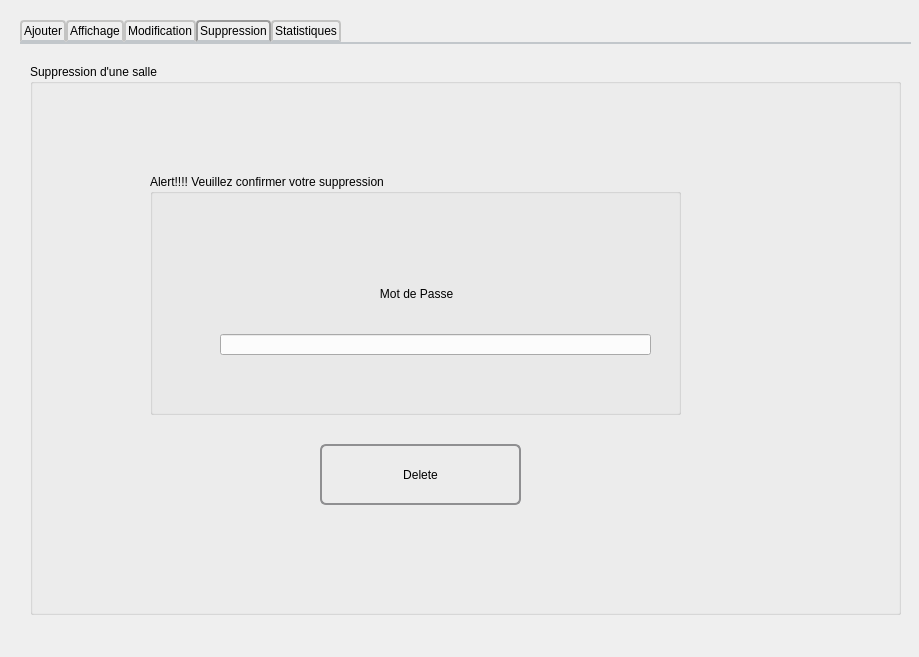
<?xml version="1.0" encoding="UTF-8"?>
<ui version="4.0">
 <class>Dialog</class>
 <widget class="QDialog" name="Dialog">
  <property name="geometry">
   <rect>
    <x>0</x>
    <y>0</y>
    <width>919</width>
    <height>657</height>
   </rect>
  </property>
  <property name="windowTitle">
   <string>Dialog</string>
  </property>
  <widget class="QTabWidget" name="tabWidget">
   <property name="geometry">
    <rect>
     <x>20</x>
     <y>20</y>
     <width>891</width>
     <height>621</height>
    </rect>
   </property>
   <property name="styleSheet">
    <string notr="true">QTabWidget::pane { /* The tab widget frame */
    border-top: 2px solid #C2C7CB;
    position: absolute;
    top: -0.5em;
}

QTabWidget::tab-bar {
    alignment: center;
}

/* Style the tab using the tab sub-control. Note that
    it reads QTabBar _not_ QTabWidget */
QTabBar::tab {
    background: qlineargradient(x1: 0, y1: 0, x2: 0, y2: 1,
                                stop: 0 #E1E1E1, stop: 0.4 #DDDDDD,
                                stop: 0.5 #D8D8D8, stop: 1.0 #D3D3D3);
    border: 2px solid #C4C4C3;
    border-bottom-color: #C2C7CB; /* same as the pane color */
    border-top-left-radius: 4px;
    border-top-right-radius: 4px;
    min-width: 8ex;
    padding: 2px;
}

QTabBar::tab:selected, QTabBar::tab:hover {
    background: qlineargradient(x1: 0, y1: 0, x2: 0, y2: 1,
                                stop: 0 #fafafa, stop: 0.4 #f4f4f4,
                                stop: 0.5 #e7e7e7, stop: 1.0 #fafafa);
}

QTabBar::tab:selected {
    border-color: #9B9B9B;
    border-bottom-color: #C2C7CB; /* same as pane color */
}</string>
   </property>
   <property name="currentIndex">
    <number>3</number>
   </property>
   <property name="movable">
    <bool>false</bool>
   </property>
   <widget class="QWidget" name="tab">
    <attribute name="title">
     <string>Ajouter</string>
    </attribute>
    <widget class="QGroupBox" name="groupBox_2">
     <property name="geometry">
      <rect>
       <x>20</x>
       <y>20</y>
       <width>491</width>
       <height>561</height>
      </rect>
     </property>
     <property name="title">
      <string>Salles</string>
     </property>
     <widget class="QLineEdit" name="lineEdit">
      <property name="geometry">
       <rect>
        <x>70</x>
        <y>50</y>
        <width>271</width>
        <height>20</height>
       </rect>
      </property>
     </widget>
     <widget class="QLineEdit" name="lineEdit_2">
      <property name="geometry">
       <rect>
        <x>70</x>
        <y>100</y>
        <width>271</width>
        <height>20</height>
       </rect>
      </property>
     </widget>
     <widget class="QLineEdit" name="lineEdit_3">
      <property name="geometry">
       <rect>
        <x>70</x>
        <y>140</y>
        <width>271</width>
        <height>20</height>
       </rect>
      </property>
     </widget>
     <widget class="QLineEdit" name="lineEdit_4">
      <property name="geometry">
       <rect>
        <x>70</x>
        <y>180</y>
        <width>271</width>
        <height>20</height>
       </rect>
      </property>
     </widget>
     <widget class="QLineEdit" name="lineEdit_5">
      <property name="geometry">
       <rect>
        <x>70</x>
        <y>220</y>
        <width>271</width>
        <height>20</height>
       </rect>
      </property>
     </widget>
     <widget class="QLineEdit" name="lineEdit_6">
      <property name="geometry">
       <rect>
        <x>70</x>
        <y>260</y>
        <width>271</width>
        <height>20</height>
       </rect>
      </property>
     </widget>
     <widget class="QLineEdit" name="lineEdit_7">
      <property name="geometry">
       <rect>
        <x>70</x>
        <y>300</y>
        <width>271</width>
        <height>20</height>
       </rect>
      </property>
     </widget>
     <widget class="QLabel" name="label">
      <property name="geometry">
       <rect>
        <x>10</x>
        <y>50</y>
        <width>47</width>
        <height>14</height>
       </rect>
      </property>
      <property name="text">
       <string>ID</string>
      </property>
     </widget>
     <widget class="QLabel" name="label_2">
      <property name="geometry">
       <rect>
        <x>10</x>
        <y>100</y>
        <width>47</width>
        <height>14</height>
       </rect>
      </property>
      <property name="text">
       <string>NOM </string>
      </property>
     </widget>
     <widget class="QLabel" name="label_3">
      <property name="geometry">
       <rect>
        <x>10</x>
        <y>140</y>
        <width>47</width>
        <height>14</height>
       </rect>
      </property>
      <property name="text">
       <string>VILLE</string>
      </property>
     </widget>
     <widget class="QLabel" name="label_4">
      <property name="geometry">
       <rect>
        <x>10</x>
        <y>180</y>
        <width>47</width>
        <height>14</height>
       </rect>
      </property>
      <property name="text">
       <string>ZIP CODE</string>
      </property>
     </widget>
     <widget class="QLabel" name="label_5">
      <property name="geometry">
       <rect>
        <x>10</x>
        <y>220</y>
        <width>47</width>
        <height>14</height>
       </rect>
      </property>
      <property name="text">
       <string>ADRESSE</string>
      </property>
     </widget>
     <widget class="QLabel" name="label_6">
      <property name="geometry">
       <rect>
        <x>10</x>
        <y>260</y>
        <width>47</width>
        <height>14</height>
       </rect>
      </property>
      <property name="text">
       <string>SURFACE</string>
      </property>
     </widget>
     <widget class="QLabel" name="label_7">
      <property name="geometry">
       <rect>
        <x>10</x>
        <y>300</y>
        <width>51</width>
        <height>16</height>
       </rect>
      </property>
      <property name="text">
       <string>CAPACITE</string>
      </property>
     </widget>
     <widget class="QGroupBox" name="groupBox_3">
      <property name="geometry">
       <rect>
        <x>10</x>
        <y>340</y>
        <width>171</width>
        <height>131</height>
       </rect>
      </property>
      <property name="title">
       <string>Type de la salle</string>
      </property>
      <widget class="QCheckBox" name="checkBox">
       <property name="geometry">
        <rect>
         <x>10</x>
         <y>20</y>
         <width>70</width>
         <height>18</height>
        </rect>
       </property>
       <property name="text">
        <string>Château</string>
       </property>
      </widget>
      <widget class="QCheckBox" name="checkBox_2">
       <property name="geometry">
        <rect>
         <x>10</x>
         <y>50</y>
         <width>101</width>
         <height>18</height>
        </rect>
       </property>
       <property name="text">
        <string>Salle des fêtes</string>
       </property>
      </widget>
      <widget class="QCheckBox" name="checkBox_3">
       <property name="geometry">
        <rect>
         <x>10</x>
         <y>80</y>
         <width>81</width>
         <height>18</height>
        </rect>
       </property>
       <property name="text">
        <string>Salle de gite</string>
       </property>
      </widget>
      <widget class="QCheckBox" name="checkBox_4">
       <property name="geometry">
        <rect>
         <x>10</x>
         <y>110</y>
         <width>121</width>
         <height>18</height>
        </rect>
       </property>
       <property name="text">
        <string>Salle dans un hotel</string>
       </property>
      </widget>
     </widget>
     <widget class="QGroupBox" name="groupBox_4">
      <property name="geometry">
       <rect>
        <x>260</x>
        <y>339</y>
        <width>181</width>
        <height>131</height>
       </rect>
      </property>
      <property name="title">
       <string>Nombre de salles de réception</string>
      </property>
      <widget class="QCheckBox" name="checkBox_5">
       <property name="geometry">
        <rect>
         <x>50</x>
         <y>30</y>
         <width>70</width>
         <height>18</height>
        </rect>
       </property>
       <property name="text">
        <string>Une salle </string>
       </property>
      </widget>
      <widget class="QCheckBox" name="checkBox_6">
       <property name="geometry">
        <rect>
         <x>50</x>
         <y>60</y>
         <width>70</width>
         <height>18</height>
        </rect>
       </property>
       <property name="text">
        <string>2 salles</string>
       </property>
      </widget>
      <widget class="QCheckBox" name="checkBox_7">
       <property name="geometry">
        <rect>
         <x>50</x>
         <y>90</y>
         <width>70</width>
         <height>18</height>
        </rect>
       </property>
       <property name="text">
        <string>3 salles</string>
       </property>
      </widget>
     </widget>
     <widget class="QGroupBox" name="groupBox_5">
      <property name="geometry">
       <rect>
        <x>20</x>
        <y>480</y>
        <width>421</width>
        <height>61</height>
       </rect>
      </property>
      <property name="title">
       <string>Forfaits</string>
      </property>
      <widget class="QRadioButton" name="radioButton">
       <property name="geometry">
        <rect>
         <x>10</x>
         <y>30</y>
         <width>83</width>
         <height>18</height>
        </rect>
       </property>
       <property name="text">
        <string>Bronze</string>
       </property>
      </widget>
      <widget class="QCheckBox" name="checkBox_8">
       <property name="geometry">
        <rect>
         <x>190</x>
         <y>60</y>
         <width>70</width>
         <height>18</height>
        </rect>
       </property>
       <property name="text">
        <string>Une salle </string>
       </property>
      </widget>
      <widget class="QRadioButton" name="radioButton_2">
       <property name="geometry">
        <rect>
         <x>110</x>
         <y>30</y>
         <width>83</width>
         <height>18</height>
        </rect>
       </property>
       <property name="text">
        <string>Argent</string>
       </property>
      </widget>
      <widget class="QRadioButton" name="radioButton_3">
       <property name="geometry">
        <rect>
         <x>210</x>
         <y>30</y>
         <width>83</width>
         <height>18</height>
        </rect>
       </property>
       <property name="text">
        <string>Or</string>
       </property>
      </widget>
      <widget class="QRadioButton" name="radioButton_4">
       <property name="geometry">
        <rect>
         <x>310</x>
         <y>30</y>
         <width>83</width>
         <height>18</height>
        </rect>
       </property>
       <property name="text">
        <string>Platine</string>
       </property>
      </widget>
     </widget>
    </widget>
    <widget class="QPushButton" name="pushButton_3">
     <property name="geometry">
      <rect>
       <x>880</x>
       <y>690</y>
       <width>61</width>
       <height>31</height>
      </rect>
     </property>
     <property name="text">
      <string>Ajouter</string>
     </property>
    </widget>
    <widget class="QGroupBox" name="groupBox_6">
     <property name="geometry">
      <rect>
       <x>530</x>
       <y>20</y>
       <width>321</width>
       <height>541</height>
      </rect>
     </property>
     <property name="title">
      <string>Equipements</string>
     </property>
     <widget class="QGroupBox" name="groupBox_7">
      <property name="geometry">
       <rect>
        <x>10</x>
        <y>30</y>
        <width>301</width>
        <height>481</height>
       </rect>
      </property>
      <property name="title">
       <string>Mise en disposition</string>
      </property>
      <widget class="QCheckBox" name="checkBox_9">
       <property name="geometry">
        <rect>
         <x>30</x>
         <y>20</y>
         <width>70</width>
         <height>18</height>
        </rect>
       </property>
       <property name="text">
        <string>Cuisine</string>
       </property>
      </widget>
      <widget class="QCheckBox" name="checkBox_10">
       <property name="geometry">
        <rect>
         <x>30</x>
         <y>50</y>
         <width>181</width>
         <height>18</height>
        </rect>
       </property>
       <property name="text">
        <string>Salle backstage pour le troupe</string>
       </property>
      </widget>
      <widget class="QCheckBox" name="checkBox_11">
       <property name="geometry">
        <rect>
         <x>30</x>
         <y>80</y>
         <width>181</width>
         <height>18</height>
        </rect>
       </property>
       <property name="text">
        <string>Salle backstage pour les mariées</string>
       </property>
      </widget>
      <widget class="QCheckBox" name="checkBox_12">
       <property name="geometry">
        <rect>
         <x>30</x>
         <y>110</y>
         <width>70</width>
         <height>18</height>
        </rect>
       </property>
       <property name="text">
        <string>Tables</string>
       </property>
      </widget>
      <widget class="QCheckBox" name="checkBox_13">
       <property name="geometry">
        <rect>
         <x>30</x>
         <y>140</y>
         <width>70</width>
         <height>18</height>
        </rect>
       </property>
       <property name="text">
        <string>Rubans</string>
       </property>
      </widget>
      <widget class="QCheckBox" name="checkBox_14">
       <property name="geometry">
        <rect>
         <x>30</x>
         <y>170</y>
         <width>70</width>
         <height>18</height>
        </rect>
       </property>
       <property name="text">
        <string>Déco florale</string>
       </property>
      </widget>
      <widget class="QCheckBox" name="checkBox_15">
       <property name="geometry">
        <rect>
         <x>30</x>
         <y>230</y>
         <width>141</width>
         <height>20</height>
        </rect>
       </property>
       <property name="text">
        <string>Caméra de surveillance</string>
       </property>
      </widget>
      <widget class="QCheckBox" name="checkBox_16">
       <property name="geometry">
        <rect>
         <x>30</x>
         <y>260</y>
         <width>201</width>
         <height>18</height>
        </rect>
       </property>
       <property name="text">
        <string>Les caméras robotisées, hélicoptères</string>
       </property>
      </widget>
      <widget class="QCheckBox" name="checkBox_17">
       <property name="geometry">
        <rect>
         <x>30</x>
         <y>200</y>
         <width>70</width>
         <height>18</height>
        </rect>
       </property>
       <property name="text">
        <string>Chaises</string>
       </property>
      </widget>
      <widget class="QCheckBox" name="checkBox_18">
       <property name="geometry">
        <rect>
         <x>30</x>
         <y>320</y>
         <width>70</width>
         <height>18</height>
        </rect>
       </property>
       <property name="text">
        <string>Guitar </string>
       </property>
      </widget>
      <widget class="QCheckBox" name="checkBox_19">
       <property name="geometry">
        <rect>
         <x>30</x>
         <y>350</y>
         <width>70</width>
         <height>18</height>
        </rect>
       </property>
       <property name="text">
        <string>Baffle</string>
       </property>
      </widget>
      <widget class="QCheckBox" name="checkBox_20">
       <property name="geometry">
        <rect>
         <x>30</x>
         <y>290</y>
         <width>70</width>
         <height>18</height>
        </rect>
       </property>
       <property name="text">
        <string>Piano </string>
       </property>
      </widget>
      <widget class="QLabel" name="label_8">
       <property name="geometry">
        <rect>
         <x>60</x>
         <y>390</y>
         <width>141</width>
         <height>20</height>
        </rect>
       </property>
       <property name="text">
        <string>Ajouter une autre chose ici </string>
       </property>
      </widget>
      <widget class="QLineEdit" name="lineEdit_8">
       <property name="geometry">
        <rect>
         <x>30</x>
         <y>429</y>
         <width>251</width>
         <height>21</height>
        </rect>
       </property>
      </widget>
     </widget>
    </widget>
    <widget class="QPushButton" name="Add">
     <property name="geometry">
      <rect>
       <x>820</x>
       <y>570</y>
       <width>51</width>
       <height>31</height>
      </rect>
     </property>
     <property name="styleSheet">
      <string notr="true">#Add {
background-color: transparent;
border-image: url(E:/ADDD.png);
background: none;
border: none;
background-repeat: none;
}
</string>
     </property>
     <property name="text">
      <string/>
     </property>
    </widget>
   </widget>
   <widget class="QWidget" name="tab_2">
    <attribute name="title">
     <string>Affichage</string>
    </attribute>
    <widget class="QGroupBox" name="groupBox">
     <property name="geometry">
      <rect>
       <x>10</x>
       <y>10</y>
       <width>851</width>
       <height>511</height>
      </rect>
     </property>
     <property name="title">
      <string>Affichage des salles</string>
     </property>
     <widget class="QTableWidget" name="tableWidget">
      <property name="geometry">
       <rect>
        <x>20</x>
        <y>30</y>
        <width>701</width>
        <height>471</height>
       </rect>
      </property>
      <column>
       <property name="text">
        <string>Nom de la salle</string>
       </property>
      </column>
      <column>
       <property name="text">
        <string>ID</string>
       </property>
      </column>
      <column>
       <property name="text">
        <string>Ville</string>
       </property>
      </column>
      <column>
       <property name="text">
        <string>ZIP</string>
       </property>
      </column>
      <column>
       <property name="text">
        <string>Adresse</string>
       </property>
      </column>
      <column>
       <property name="text">
        <string>Surface</string>
       </property>
      </column>
      <column>
       <property name="text">
        <string>Capacité</string>
       </property>
      </column>
     </widget>
     <widget class="QPushButton" name="pushButton">
      <property name="geometry">
       <rect>
        <x>730</x>
        <y>70</y>
        <width>84</width>
        <height>20</height>
       </rect>
      </property>
      <property name="styleSheet">
       <string notr="true">QPushButton {
    border: 2px solid #8f8f91;
    border-radius: 6px;
    background-color: qlineargradient(x1: 0, y1: 0, x2: 0, y2: 1,
                                      stop: 0 #f6f7fa, stop: 1 #dadbde);
    min-width: 80px;
}

QPushButton:pressed {
    background-color: qlineargradient(x1: 0, y1: 0, x2: 0, y2: 1,
                                      stop: 0 #dadbde, stop: 1 #f6f7fa);
}

QPushButton:flat {
    border: none; /* no border for a flat push button */
}

QPushButton:default {
    border-color: navy; /* make the default button prominent */
}</string>
      </property>
      <property name="text">
       <string>Edit</string>
      </property>
     </widget>
     <widget class="QPushButton" name="pushButton_2">
      <property name="geometry">
       <rect>
        <x>730</x>
        <y>100</y>
        <width>84</width>
        <height>21</height>
       </rect>
      </property>
      <property name="styleSheet">
       <string notr="true">QPushButton {
    border: 2px solid #8f8f91;
    border-radius: 6px;
    background-color: qlineargradient(x1: 0, y1: 0, x2: 0, y2: 1,
                                      stop: 0 #f6f7fa, stop: 1 #dadbde);
    min-width: 80px;
}

QPushButton:pressed {
    background-color: qlineargradient(x1: 0, y1: 0, x2: 0, y2: 1,
                                      stop: 0 #dadbde, stop: 1 #f6f7fa);
}

QPushButton:flat {
    border: none; /* no border for a flat push button */
}

QPushButton:default {
    border-color: navy; /* make the default button prominent */
}</string>
      </property>
      <property name="text">
       <string>Delete</string>
      </property>
     </widget>
    </widget>
   </widget>
   <widget class="QWidget" name="tab_4">
    <attribute name="title">
     <string>Modification</string>
    </attribute>
    <widget class="QGroupBox" name="groupBox_11">
     <property name="geometry">
      <rect>
       <x>10</x>
       <y>10</y>
       <width>491</width>
       <height>561</height>
      </rect>
     </property>
     <property name="title">
      <string>Salles</string>
     </property>
     <widget class="QLineEdit" name="lineEdit_11">
      <property name="geometry">
       <rect>
        <x>70</x>
        <y>50</y>
        <width>271</width>
        <height>20</height>
       </rect>
      </property>
     </widget>
     <widget class="QLineEdit" name="lineEdit_13">
      <property name="geometry">
       <rect>
        <x>70</x>
        <y>100</y>
        <width>271</width>
        <height>20</height>
       </rect>
      </property>
     </widget>
     <widget class="QLineEdit" name="lineEdit_14">
      <property name="geometry">
       <rect>
        <x>70</x>
        <y>140</y>
        <width>271</width>
        <height>20</height>
       </rect>
      </property>
     </widget>
     <widget class="QLineEdit" name="lineEdit_15">
      <property name="geometry">
       <rect>
        <x>70</x>
        <y>180</y>
        <width>271</width>
        <height>20</height>
       </rect>
      </property>
     </widget>
     <widget class="QLineEdit" name="lineEdit_16">
      <property name="geometry">
       <rect>
        <x>70</x>
        <y>220</y>
        <width>271</width>
        <height>20</height>
       </rect>
      </property>
     </widget>
     <widget class="QLineEdit" name="lineEdit_17">
      <property name="geometry">
       <rect>
        <x>70</x>
        <y>260</y>
        <width>271</width>
        <height>20</height>
       </rect>
      </property>
     </widget>
     <widget class="QLineEdit" name="lineEdit_18">
      <property name="geometry">
       <rect>
        <x>70</x>
        <y>300</y>
        <width>271</width>
        <height>20</height>
       </rect>
      </property>
     </widget>
     <widget class="QLabel" name="label_11">
      <property name="geometry">
       <rect>
        <x>10</x>
        <y>50</y>
        <width>21</width>
        <height>16</height>
       </rect>
      </property>
      <property name="text">
       <string>ID</string>
      </property>
     </widget>
     <widget class="QLabel" name="label_13">
      <property name="geometry">
       <rect>
        <x>10</x>
        <y>100</y>
        <width>47</width>
        <height>14</height>
       </rect>
      </property>
      <property name="text">
       <string>NOM </string>
      </property>
     </widget>
     <widget class="QLabel" name="label_14">
      <property name="geometry">
       <rect>
        <x>10</x>
        <y>140</y>
        <width>47</width>
        <height>14</height>
       </rect>
      </property>
      <property name="text">
       <string>VILLE</string>
      </property>
     </widget>
     <widget class="QLabel" name="label_15">
      <property name="geometry">
       <rect>
        <x>10</x>
        <y>180</y>
        <width>47</width>
        <height>14</height>
       </rect>
      </property>
      <property name="text">
       <string>ZIP CODE</string>
      </property>
     </widget>
     <widget class="QLabel" name="label_16">
      <property name="geometry">
       <rect>
        <x>10</x>
        <y>220</y>
        <width>47</width>
        <height>14</height>
       </rect>
      </property>
      <property name="text">
       <string>ADRESSE</string>
      </property>
     </widget>
     <widget class="QLabel" name="label_17">
      <property name="geometry">
       <rect>
        <x>10</x>
        <y>260</y>
        <width>47</width>
        <height>14</height>
       </rect>
      </property>
      <property name="text">
       <string>SURFACE</string>
      </property>
     </widget>
     <widget class="QLabel" name="label_18">
      <property name="geometry">
       <rect>
        <x>10</x>
        <y>300</y>
        <width>51</width>
        <height>16</height>
       </rect>
      </property>
      <property name="text">
       <string>CAPACITE</string>
      </property>
     </widget>
     <widget class="QGroupBox" name="groupBox_12">
      <property name="geometry">
       <rect>
        <x>10</x>
        <y>340</y>
        <width>171</width>
        <height>131</height>
       </rect>
      </property>
      <property name="title">
       <string>Type de la salle</string>
      </property>
      <widget class="QCheckBox" name="checkBox_21">
       <property name="geometry">
        <rect>
         <x>10</x>
         <y>20</y>
         <width>70</width>
         <height>18</height>
        </rect>
       </property>
       <property name="text">
        <string>Château</string>
       </property>
      </widget>
      <widget class="QCheckBox" name="checkBox_22">
       <property name="geometry">
        <rect>
         <x>10</x>
         <y>50</y>
         <width>101</width>
         <height>18</height>
        </rect>
       </property>
       <property name="text">
        <string>Salle des fêtes</string>
       </property>
      </widget>
      <widget class="QCheckBox" name="checkBox_23">
       <property name="geometry">
        <rect>
         <x>10</x>
         <y>80</y>
         <width>81</width>
         <height>18</height>
        </rect>
       </property>
       <property name="text">
        <string>Salle de gite</string>
       </property>
      </widget>
      <widget class="QCheckBox" name="checkBox_24">
       <property name="geometry">
        <rect>
         <x>10</x>
         <y>110</y>
         <width>121</width>
         <height>18</height>
        </rect>
       </property>
       <property name="text">
        <string>Salle dans un hotel</string>
       </property>
      </widget>
     </widget>
     <widget class="QGroupBox" name="groupBox_13">
      <property name="geometry">
       <rect>
        <x>260</x>
        <y>339</y>
        <width>181</width>
        <height>131</height>
       </rect>
      </property>
      <property name="title">
       <string>Nombre de salles de réception</string>
      </property>
      <widget class="QCheckBox" name="checkBox_25">
       <property name="geometry">
        <rect>
         <x>50</x>
         <y>30</y>
         <width>70</width>
         <height>18</height>
        </rect>
       </property>
       <property name="text">
        <string>Une salle </string>
       </property>
      </widget>
      <widget class="QCheckBox" name="checkBox_26">
       <property name="geometry">
        <rect>
         <x>50</x>
         <y>60</y>
         <width>70</width>
         <height>18</height>
        </rect>
       </property>
       <property name="text">
        <string>2 salles</string>
       </property>
      </widget>
      <widget class="QCheckBox" name="checkBox_27">
       <property name="geometry">
        <rect>
         <x>50</x>
         <y>90</y>
         <width>70</width>
         <height>18</height>
        </rect>
       </property>
       <property name="text">
        <string>3 salles</string>
       </property>
      </widget>
     </widget>
     <widget class="QGroupBox" name="groupBox_14">
      <property name="geometry">
       <rect>
        <x>20</x>
        <y>480</y>
        <width>421</width>
        <height>61</height>
       </rect>
      </property>
      <property name="title">
       <string>Forfaits</string>
      </property>
      <widget class="QRadioButton" name="radioButton_5">
       <property name="geometry">
        <rect>
         <x>10</x>
         <y>30</y>
         <width>83</width>
         <height>18</height>
        </rect>
       </property>
       <property name="text">
        <string>Bronze</string>
       </property>
      </widget>
      <widget class="QCheckBox" name="checkBox_28">
       <property name="geometry">
        <rect>
         <x>190</x>
         <y>60</y>
         <width>70</width>
         <height>18</height>
        </rect>
       </property>
       <property name="text">
        <string>Une salle </string>
       </property>
      </widget>
      <widget class="QRadioButton" name="radioButton_6">
       <property name="geometry">
        <rect>
         <x>110</x>
         <y>30</y>
         <width>83</width>
         <height>18</height>
        </rect>
       </property>
       <property name="text">
        <string>Argent</string>
       </property>
      </widget>
      <widget class="QRadioButton" name="radioButton_7">
       <property name="geometry">
        <rect>
         <x>210</x>
         <y>30</y>
         <width>83</width>
         <height>18</height>
        </rect>
       </property>
       <property name="text">
        <string>Or</string>
       </property>
      </widget>
      <widget class="QRadioButton" name="radioButton_8">
       <property name="geometry">
        <rect>
         <x>310</x>
         <y>30</y>
         <width>83</width>
         <height>18</height>
        </rect>
       </property>
       <property name="text">
        <string>Platine</string>
       </property>
      </widget>
     </widget>
    </widget>
    <widget class="QPushButton" name="pushButton_7">
     <property name="geometry">
      <rect>
       <x>800</x>
       <y>560</y>
       <width>84</width>
       <height>31</height>
      </rect>
     </property>
     <property name="styleSheet">
      <string notr="true">QPushButton {
    border: 2px solid #8f8f91;
    border-radius: 6px;
    background-color: qlineargradient(x1: 0, y1: 0, x2: 0, y2: 1,
                                      stop: 0 #f6f7fa, stop: 1 #dadbde);
    min-width: 80px;
}

QPushButton:pressed {
    background-color: qlineargradient(x1: 0, y1: 0, x2: 0, y2: 1,
                                      stop: 0 #dadbde, stop: 1 #f6f7fa);
}

QPushButton:flat {
    border: none; /* no border for a flat push button */
}

QPushButton:default {
    border-color: navy; /* make the default button prominent */
}</string>
     </property>
     <property name="text">
      <string>Modifier</string>
     </property>
    </widget>
    <widget class="QGroupBox" name="groupBox_15">
     <property name="geometry">
      <rect>
       <x>530</x>
       <y>10</y>
       <width>321</width>
       <height>541</height>
      </rect>
     </property>
     <property name="title">
      <string>Equipements</string>
     </property>
     <widget class="QGroupBox" name="groupBox_16">
      <property name="geometry">
       <rect>
        <x>10</x>
        <y>30</y>
        <width>301</width>
        <height>481</height>
       </rect>
      </property>
      <property name="title">
       <string>Mise en disposition</string>
      </property>
      <widget class="QCheckBox" name="checkBox_29">
       <property name="geometry">
        <rect>
         <x>30</x>
         <y>20</y>
         <width>70</width>
         <height>18</height>
        </rect>
       </property>
       <property name="text">
        <string>Cuisine</string>
       </property>
      </widget>
      <widget class="QCheckBox" name="checkBox_30">
       <property name="geometry">
        <rect>
         <x>30</x>
         <y>50</y>
         <width>181</width>
         <height>18</height>
        </rect>
       </property>
       <property name="text">
        <string>Salle backstage pour le troupe</string>
       </property>
      </widget>
      <widget class="QCheckBox" name="checkBox_31">
       <property name="geometry">
        <rect>
         <x>30</x>
         <y>80</y>
         <width>181</width>
         <height>18</height>
        </rect>
       </property>
       <property name="text">
        <string>Salle backstage pour les mariées</string>
       </property>
      </widget>
      <widget class="QCheckBox" name="checkBox_32">
       <property name="geometry">
        <rect>
         <x>30</x>
         <y>110</y>
         <width>70</width>
         <height>18</height>
        </rect>
       </property>
       <property name="text">
        <string>Tables</string>
       </property>
      </widget>
      <widget class="QCheckBox" name="checkBox_33">
       <property name="geometry">
        <rect>
         <x>30</x>
         <y>140</y>
         <width>70</width>
         <height>18</height>
        </rect>
       </property>
       <property name="text">
        <string>Rubans</string>
       </property>
      </widget>
      <widget class="QCheckBox" name="checkBox_34">
       <property name="geometry">
        <rect>
         <x>30</x>
         <y>170</y>
         <width>70</width>
         <height>18</height>
        </rect>
       </property>
       <property name="text">
        <string>Déco florale</string>
       </property>
      </widget>
      <widget class="QCheckBox" name="checkBox_35">
       <property name="geometry">
        <rect>
         <x>30</x>
         <y>230</y>
         <width>141</width>
         <height>20</height>
        </rect>
       </property>
       <property name="text">
        <string>Caméra de surveillance</string>
       </property>
      </widget>
      <widget class="QCheckBox" name="checkBox_36">
       <property name="geometry">
        <rect>
         <x>30</x>
         <y>260</y>
         <width>201</width>
         <height>18</height>
        </rect>
       </property>
       <property name="text">
        <string>Les caméras robotisées, hélicoptères</string>
       </property>
      </widget>
      <widget class="QCheckBox" name="checkBox_37">
       <property name="geometry">
        <rect>
         <x>30</x>
         <y>200</y>
         <width>70</width>
         <height>18</height>
        </rect>
       </property>
       <property name="text">
        <string>Chaises</string>
       </property>
      </widget>
      <widget class="QCheckBox" name="checkBox_38">
       <property name="geometry">
        <rect>
         <x>30</x>
         <y>320</y>
         <width>70</width>
         <height>18</height>
        </rect>
       </property>
       <property name="text">
        <string>Guitar </string>
       </property>
      </widget>
      <widget class="QCheckBox" name="checkBox_39">
       <property name="geometry">
        <rect>
         <x>30</x>
         <y>350</y>
         <width>70</width>
         <height>18</height>
        </rect>
       </property>
       <property name="text">
        <string>Baffle</string>
       </property>
      </widget>
      <widget class="QCheckBox" name="checkBox_40">
       <property name="geometry">
        <rect>
         <x>30</x>
         <y>290</y>
         <width>70</width>
         <height>18</height>
        </rect>
       </property>
       <property name="text">
        <string>Piano </string>
       </property>
      </widget>
      <widget class="QLabel" name="label_19">
       <property name="geometry">
        <rect>
         <x>60</x>
         <y>390</y>
         <width>141</width>
         <height>20</height>
        </rect>
       </property>
       <property name="text">
        <string>Ajouter une autre chose ici </string>
       </property>
      </widget>
      <widget class="QLineEdit" name="lineEdit_19">
       <property name="geometry">
        <rect>
         <x>30</x>
         <y>429</y>
         <width>251</width>
         <height>21</height>
        </rect>
       </property>
      </widget>
     </widget>
    </widget>
   </widget>
   <widget class="QWidget" name="tab_3">
    <attribute name="title">
     <string>Suppression</string>
    </attribute>
    <widget class="QGroupBox" name="groupBox_8">
     <property name="geometry">
      <rect>
       <x>10</x>
       <y>20</y>
       <width>871</width>
       <height>551</height>
      </rect>
     </property>
     <property name="title">
      <string>Suppression d'une salle</string>
     </property>
     <widget class="QLineEdit" name="lineEdit_12">
      <property name="geometry">
       <rect>
        <x>190</x>
        <y>270</y>
        <width>431</width>
        <height>21</height>
       </rect>
      </property>
     </widget>
     <widget class="QGroupBox" name="groupBox_10">
      <property name="geometry">
       <rect>
        <x>120</x>
        <y>110</y>
        <width>531</width>
        <height>241</height>
       </rect>
      </property>
      <property name="title">
       <string>Alert!!!! Veuillez confirmer votre suppression</string>
      </property>
      <widget class="QLabel" name="label_12">
       <property name="geometry">
        <rect>
         <x>190</x>
         <y>110</y>
         <width>161</width>
         <height>20</height>
        </rect>
       </property>
       <property name="text">
        <string>            Mot de Passe</string>
       </property>
      </widget>
     </widget>
     <widget class="QPushButton" name="pushButton_5">
      <property name="geometry">
       <rect>
        <x>290</x>
        <y>380</y>
        <width>201</width>
        <height>61</height>
       </rect>
      </property>
      <property name="styleSheet">
       <string notr="true">QPushButton {
    border: 2px solid #8f8f91;
    border-radius: 6px;
    background-color: qlineargradient(x1: 0, y1: 0, x2: 0, y2: 1,
                                      stop: 0 #f6f7fa, stop: 1 #dadbde);
    min-width: 80px;
}

QPushButton:pressed {
    background-color: qlineargradient(x1: 0, y1: 0, x2: 0, y2: 1,
                                      stop: 0 #dadbde, stop: 1 #f6f7fa);
}

QPushButton:flat {
    border: none; /* no border for a flat push button */
}

QPushButton:default {
    border-color: navy; /* make the default button prominent */
}</string>
      </property>
      <property name="text">
       <string>Delete</string>
      </property>
     </widget>
    </widget>
   </widget>
   <widget class="QWidget" name="tab_5">
    <attribute name="title">
     <string>Statistiques</string>
    </attribute>
    <widget class="QStackedWidget" name="stackedWidget">
     <property name="geometry">
      <rect>
       <x>10</x>
       <y>30</y>
       <width>811</width>
       <height>521</height>
      </rect>
     </property>
     <property name="currentIndex">
      <number>2</number>
     </property>
     <widget class="QWidget" name="page"/>
     <widget class="QWidget" name="page_3"/>
     <widget class="QWidget" name="page_2"/>
    </widget>
   </widget>
  </widget>
 </widget>
 <resources/>
 <connections/>
</ui>
